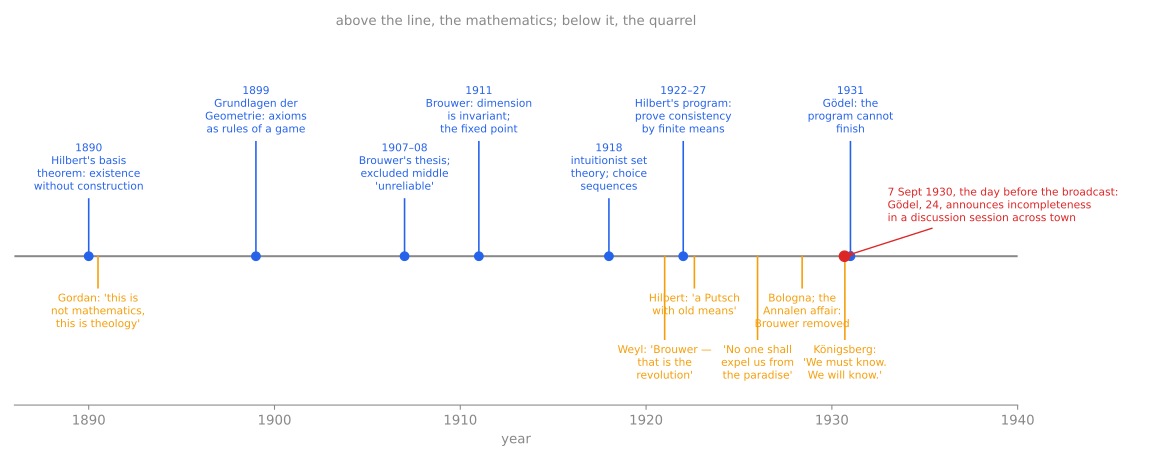

Python code for this plot:
"""The Grundlagenstreit as two tracks: the mathematics above the line, the quarrel below it.

Run:  python3 hilbert-brouwer-timeline.py   -> hilbert-brouwer-timeline.svg
"""
import matplotlib
matplotlib.use("Agg")
import matplotlib.pyplot as plt
G = "#888"
work = [
    (1890, "1890\nHilbert's basis\ntheorem: existence\nwithout construction"),
    (1899, "1899\nGrundlagen der\nGeometrie: axioms\nas rules of a game"),
    (1907, "1907–08\nBrouwer's thesis;\nexcluded middle\n'unreliable'"),
    (1911, "1911\nBrouwer: dimension\nis invariant;\nthe fixed point"),
    (1918, "1918\nintuitionist set\ntheory; choice\nsequences"),
    (1922, "1922–27\nHilbert's program:\nprove consistency\nby finite means"),
    (1931, "1931\nGödel: the\nprogram cannot\nfinish"),
]
feud = [
    (1890.5, "Gordan: 'this is\nnot mathematics,\nthis is theology'"),
    (1921, "Weyl: 'Brouwer —\nthat is the\nrevolution'"),
    (1922.6, "Hilbert: 'a Putsch\nwith old means'"),
    (1926, "'No one shall\nexpel us from\nthe paradise'"),
    (1928.4, "Bologna; the\nAnnalen affair:\nBrouwer removed"),
    (1930.7, "Königsberg:\n'We must know.\nWe will know.'"),
]
fig, ax = plt.subplots(figsize=(12, 4.8)); fig.patch.set_alpha(0); ax.set_facecolor("none")
ax.axhline(0, color=G, lw=1.5); ax.set_xlim(1886, 1940); ax.set_ylim(-2.6, 3.9)
heights = [1.0, 2.0, 1.0, 2.0, 1.0, 2.0, 2.0]
for i, (x, lab) in enumerate(work):
    h = heights[i]
    ax.plot([x, x], [0, h], color="#2563eb", lw=1.2); ax.scatter([x], [0], s=40, color="#2563eb", zorder=3)
    ax.text(x, h + 0.1, lab, ha="center", va="bottom", fontsize=8, color="#2563eb")
fh = [-0.55, -1.45, -0.55, -1.45, -0.55, -1.45]
for i, (x, lab) in enumerate(feud):
    h = fh[i]
    ax.plot([x, x], [0, h], color="#f59e0b", lw=1.2); ax.text(x, h - 0.08, lab, ha="center", va="top", fontsize=8, color="#f59e0b")
# the day-before: Gödel's announcement, 7 Sept 1930, the day before Hilbert's broadcast
ax.annotate("7 Sept 1930, the day before the broadcast:\nGödel, 24, announces incompleteness\nin a discussion session across town",
            xy=(1930.68, 0), xytext=(1933.0, 0.55), fontsize=8, color="#dc2626", ha="left", va="bottom",
            arrowprops=dict(arrowstyle="->", color="#dc2626", lw=1))
ax.scatter([1930.68], [0], s=60, color="#dc2626", zorder=4)
ax.set_yticks([]); ax.tick_params(colors=G); ax.set_xlabel("year", color=G)
for s in ax.spines.values(): s.set_color(G)
ax.spines["left"].set_visible(False); ax.spines["right"].set_visible(False); ax.spines["top"].set_visible(False)
ax.set_title("above the line, the mathematics; below it, the quarrel", color=G, fontsize=10)
fig.tight_layout(); fig.savefig("hilbert-brouwer-timeline.svg", transparent=True); print("wrote hilbert-brouwer-timeline.svg")
